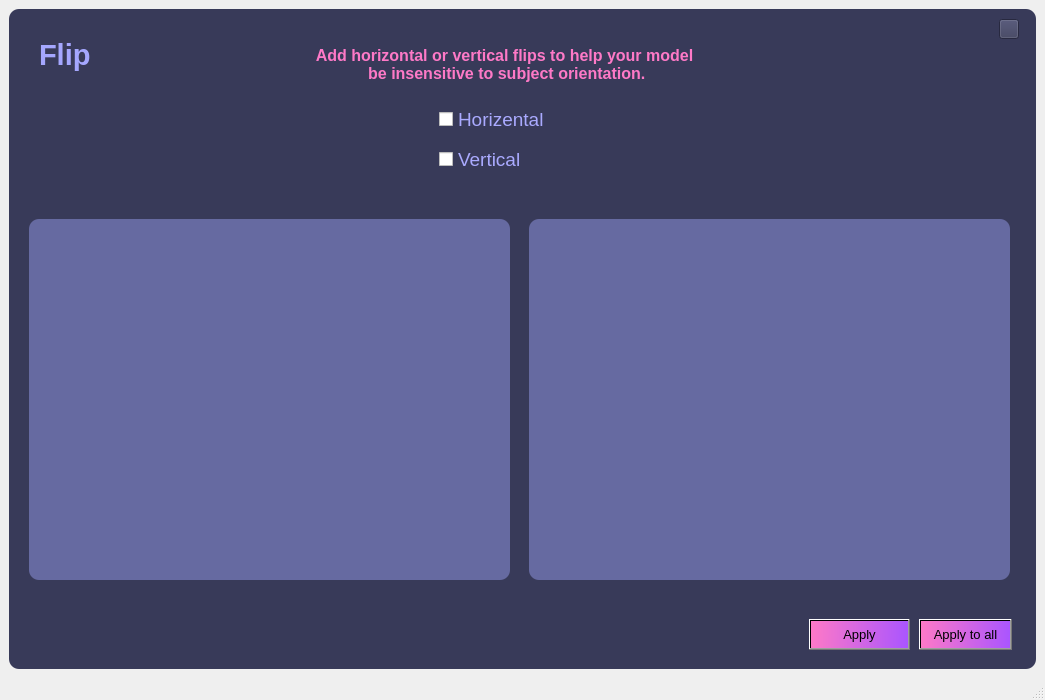
<?xml version="1.0" encoding="UTF-8"?>
<ui version="4.0">
 <class>FlipWindow</class>
 <widget class="QMainWindow" name="FlipWindow">
  <property name="geometry">
   <rect>
    <x>0</x>
    <y>0</y>
    <width>1045</width>
    <height>700</height>
   </rect>
  </property>
  <property name="windowTitle">
   <string>MainWindow</string>
  </property>
  <widget class="QWidget" name="centralwidget">
   <layout class="QVBoxLayout" name="verticalLayout">
    <item>
     <widget class="QFrame" name="frame">
      <property name="font">
       <font>
        <weight>75</weight>
        <bold>true</bold>
       </font>
      </property>
      <property name="styleSheet">
       <string notr="true">QFrame {
	background-color: rgb(56,58,89);
	color:rgb(220,220,220);
	border-radius : 10px;
}</string>
      </property>
      <property name="frameShape">
       <enum>QFrame::StyledPanel</enum>
      </property>
      <property name="frameShadow">
       <enum>QFrame::Raised</enum>
      </property>
      <widget class="QLabel" name="label_original_image">
       <property name="geometry">
        <rect>
         <x>20</x>
         <y>210</y>
         <width>481</width>
         <height>361</height>
        </rect>
       </property>
       <property name="styleSheet">
        <string notr="true">background-color: rgb(102, 106, 161);</string>
       </property>
       <property name="text">
        <string/>
       </property>
      </widget>
      <widget class="QCheckBox" name="checkBox_h">
       <property name="geometry">
        <rect>
         <x>430</x>
         <y>100</y>
         <width>131</width>
         <height>20</height>
        </rect>
       </property>
       <property name="font">
        <font>
         <pointsize>14</pointsize>
         <weight>50</weight>
         <bold>false</bold>
        </font>
       </property>
       <property name="styleSheet">
        <string notr="true">color: rgb(170, 170, 255);
</string>
       </property>
       <property name="text">
        <string>Horizental</string>
       </property>
      </widget>
      <widget class="QCheckBox" name="checkBox_v">
       <property name="geometry">
        <rect>
         <x>430</x>
         <y>140</y>
         <width>121</width>
         <height>20</height>
        </rect>
       </property>
       <property name="font">
        <font>
         <pointsize>14</pointsize>
        </font>
       </property>
       <property name="styleSheet">
        <string notr="true">color: rgb(170, 170, 255);
</string>
       </property>
       <property name="text">
        <string>Vertical</string>
       </property>
      </widget>
      <widget class="QLabel" name="label_desqription">
       <property name="geometry">
        <rect>
         <x>240</x>
         <y>30</y>
         <width>511</width>
         <height>51</height>
        </rect>
       </property>
       <property name="font">
        <font>
         <pointsize>12</pointsize>
         <weight>75</weight>
         <bold>true</bold>
        </font>
       </property>
       <property name="styleSheet">
        <string notr="true">color:rgb(254,121,199);</string>
       </property>
       <property name="text">
        <string>Add horizontal or vertical flips to help your model 
 be insensitive to subject orientation.</string>
       </property>
       <property name="textFormat">
        <enum>Qt::PlainText</enum>
       </property>
       <property name="alignment">
        <set>Qt::AlignCenter</set>
       </property>
      </widget>
      <widget class="QLabel" name="label_fliped_image">
       <property name="geometry">
        <rect>
         <x>520</x>
         <y>210</y>
         <width>481</width>
         <height>361</height>
        </rect>
       </property>
       <property name="styleSheet">
        <string notr="true">background-color: rgb(102, 106, 161);</string>
       </property>
       <property name="text">
        <string/>
       </property>
      </widget>
      <widget class="QLabel" name="label_2">
       <property name="geometry">
        <rect>
         <x>30</x>
         <y>20</y>
         <width>101</width>
         <height>51</height>
        </rect>
       </property>
       <property name="font">
        <font>
         <pointsize>22</pointsize>
         <weight>75</weight>
         <bold>true</bold>
        </font>
       </property>
       <property name="styleSheet">
        <string notr="true">
color: rgb(165, 167, 255);</string>
       </property>
       <property name="text">
        <string>Flip</string>
       </property>
      </widget>
      <widget class="QPushButton" name="pushButton">
       <property name="geometry">
        <rect>
         <x>800</x>
         <y>610</y>
         <width>101</width>
         <height>31</height>
        </rect>
       </property>
       <property name="font">
        <font>
         <pointsize>10</pointsize>
        </font>
       </property>
       <property name="styleSheet">
        <string notr="true">background-color: qlineargradient(spread:pad, x1:0, y1:0.5, x2:1, y2:0.506, stop:0 rgba(254, 121, 199, 255), stop:1 rgba(170, 85, 255, 255));</string>
       </property>
       <property name="text">
        <string>Apply</string>
       </property>
      </widget>
      <widget class="QPushButton" name="pushButton_4">
       <property name="geometry">
        <rect>
         <x>990</x>
         <y>10</y>
         <width>20</width>
         <height>20</height>
        </rect>
       </property>
       <property name="styleSheet">
        <string notr="true">background-color: rgb(56,58,89);</string>
       </property>
       <property name="text">
        <string/>
       </property>
       <property name="icon">
        <iconset>
         <normaloff>exit2.png</normaloff>exit2.png</iconset>
       </property>
       <property name="iconSize">
        <size>
         <width>20</width>
         <height>20</height>
        </size>
       </property>
      </widget>
      <widget class="QPushButton" name="pushButton_5">
       <property name="geometry">
        <rect>
         <x>910</x>
         <y>610</y>
         <width>93</width>
         <height>31</height>
        </rect>
       </property>
       <property name="font">
        <font>
         <pointsize>10</pointsize>
        </font>
       </property>
       <property name="styleSheet">
        <string notr="true">background-color: qlineargradient(spread:pad, x1:0, y1:0.5, x2:1, y2:0.506, stop:0 rgba(254, 121, 199, 255), stop:1 rgba(170, 85, 255, 255));</string>
       </property>
       <property name="text">
        <string>Apply to all</string>
       </property>
      </widget>
     </widget>
    </item>
   </layout>
  </widget>
  <widget class="QStatusBar" name="statusbar"/>
 </widget>
 <resources/>
 <connections/>
</ui>
